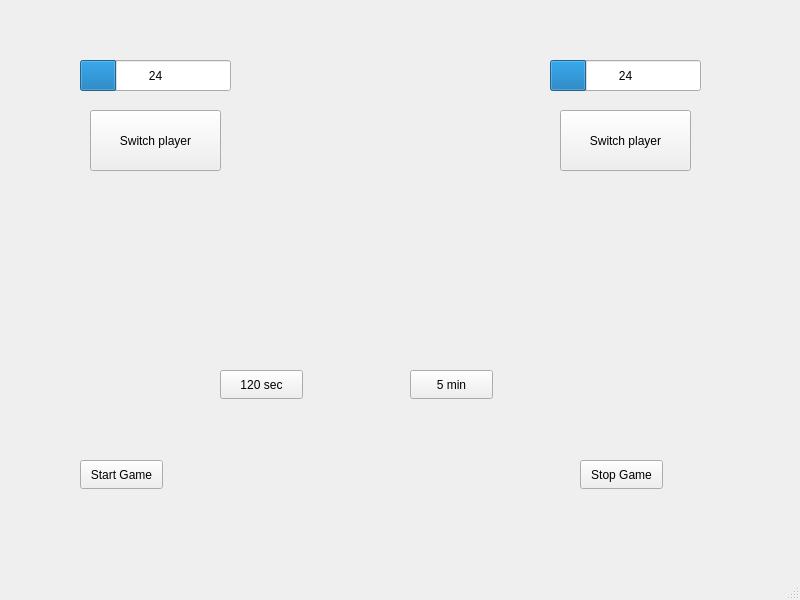
<?xml version="1.0" encoding="UTF-8"?>
<ui version="4.0">
 <class>MainWindow</class>
 <widget class="QMainWindow" name="MainWindow">
  <property name="geometry">
   <rect>
    <x>0</x>
    <y>0</y>
    <width>800</width>
    <height>600</height>
   </rect>
  </property>
  <property name="windowTitle">
   <string>MainWindow</string>
  </property>
  <widget class="QWidget" name="centralwidget">
   <widget class="QPushButton" name="switch1">
    <property name="geometry">
     <rect>
      <x>90</x>
      <y>110</y>
      <width>131</width>
      <height>61</height>
     </rect>
    </property>
    <property name="focusPolicy">
     <enum>Qt::FocusPolicy::NoFocus</enum>
    </property>
    <property name="text">
     <string>Switch player</string>
    </property>
   </widget>
   <widget class="QPushButton" name="switch2">
    <property name="geometry">
     <rect>
      <x>560</x>
      <y>110</y>
      <width>131</width>
      <height>61</height>
     </rect>
    </property>
    <property name="focusPolicy">
     <enum>Qt::FocusPolicy::NoFocus</enum>
    </property>
    <property name="text">
     <string>Switch player</string>
    </property>
   </widget>
   <widget class="QPushButton" name="pushButton_120sec">
    <property name="geometry">
     <rect>
      <x>220</x>
      <y>370</y>
      <width>83</width>
      <height>29</height>
     </rect>
    </property>
    <property name="focusPolicy">
     <enum>Qt::FocusPolicy::NoFocus</enum>
    </property>
    <property name="text">
     <string>120 sec</string>
    </property>
   </widget>
   <widget class="QPushButton" name="pushButton_5min">
    <property name="geometry">
     <rect>
      <x>410</x>
      <y>370</y>
      <width>83</width>
      <height>29</height>
     </rect>
    </property>
    <property name="focusPolicy">
     <enum>Qt::FocusPolicy::NoFocus</enum>
    </property>
    <property name="text">
     <string>5 min</string>
    </property>
   </widget>
   <widget class="QPushButton" name="startGame">
    <property name="geometry">
     <rect>
      <x>80</x>
      <y>460</y>
      <width>83</width>
      <height>29</height>
     </rect>
    </property>
    <property name="focusPolicy">
     <enum>Qt::FocusPolicy::NoFocus</enum>
    </property>
    <property name="text">
     <string>Start Game</string>
    </property>
   </widget>
   <widget class="QPushButton" name="stopGame">
    <property name="geometry">
     <rect>
      <x>580</x>
      <y>460</y>
      <width>83</width>
      <height>29</height>
     </rect>
    </property>
    <property name="focusPolicy">
     <enum>Qt::FocusPolicy::NoFocus</enum>
    </property>
    <property name="text">
     <string>Stop Game</string>
    </property>
   </widget>
   <widget class="QProgressBar" name="progressBar_1">
    <property name="geometry">
     <rect>
      <x>80</x>
      <y>60</y>
      <width>151</width>
      <height>31</height>
     </rect>
    </property>
    <property name="value">
     <number>24</number>
    </property>
    <property name="format">
     <string>%v</string>
    </property>
   </widget>
   <widget class="QProgressBar" name="progressBar_2">
    <property name="geometry">
     <rect>
      <x>550</x>
      <y>60</y>
      <width>151</width>
      <height>31</height>
     </rect>
    </property>
    <property name="value">
     <number>24</number>
    </property>
    <property name="format">
     <string>%v</string>
    </property>
   </widget>
   <widget class="QLabel" name="label">
    <property name="geometry">
     <rect>
      <x>190</x>
      <y>210</y>
      <width>591</width>
      <height>131</height>
     </rect>
    </property>
    <property name="font">
     <font>
      <family>Bahnschrift SemiBold</family>
      <pointsize>20</pointsize>
      <bold>true</bold>
     </font>
    </property>
    <property name="focusPolicy">
     <enum>Qt::FocusPolicy::NoFocus</enum>
    </property>
    <property name="layoutDirection">
     <enum>Qt::LayoutDirection::LeftToRight</enum>
    </property>
    <property name="text">
     <string/>
    </property>
   </widget>
  </widget>
  <widget class="QMenuBar" name="menubar">
   <property name="geometry">
    <rect>
     <x>0</x>
     <y>0</y>
     <width>800</width>
     <height>25</height>
    </rect>
   </property>
  </widget>
  <widget class="QStatusBar" name="statusbar"/>
 </widget>
 <resources/>
 <connections/>
</ui>
